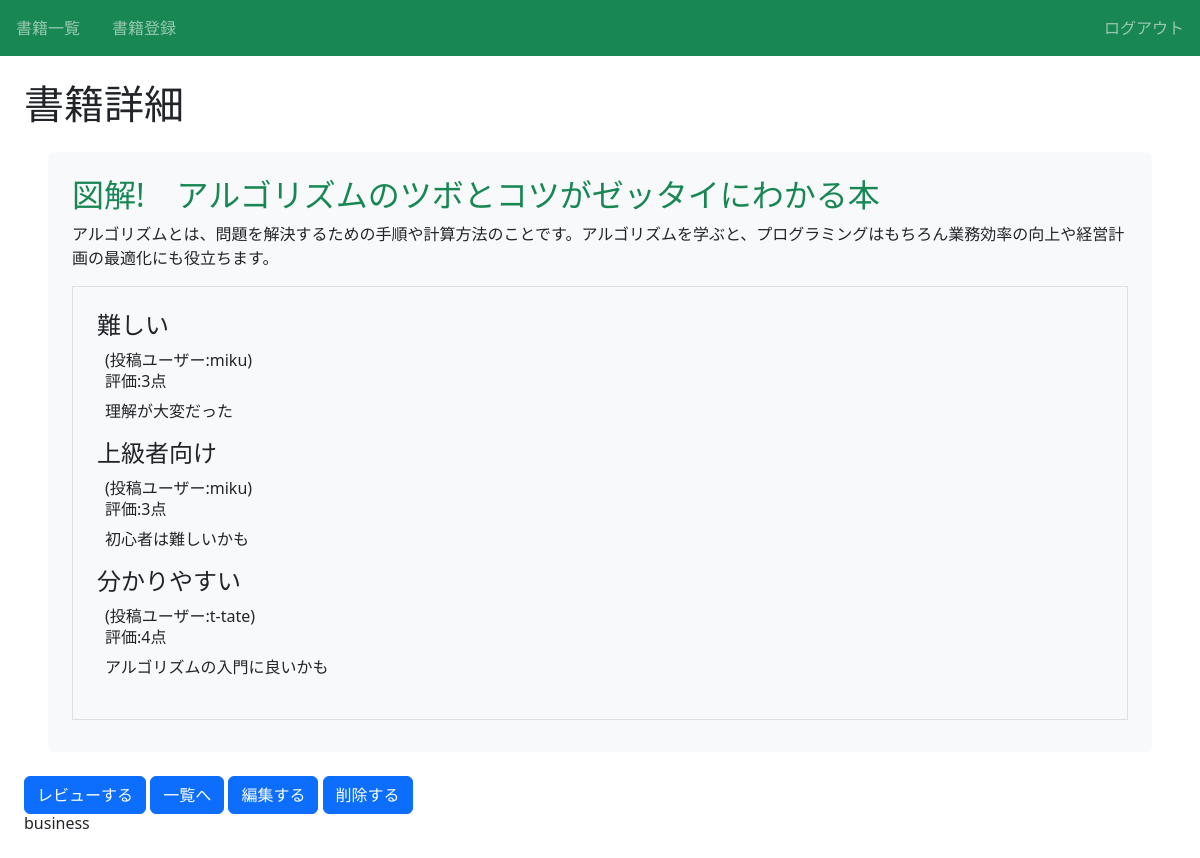
The app's page /book/10/detail/ (signed in) with its own data.
### book/models.py (models this page shows, shortened)
class Book(models.Model):
    title = models.CharField(max_length=100)
    text = models.TextField()
    thumbnail = models.ImageField(null=True, blank=True)
    category = models.CharField(
        max_length=100,
        choices=CATEGORY
    )
    user = models.ForeignKey("auth.User", on_delete=models.CASCADE)

class Review(models.Model):
    book = models.ForeignKey(Book, on_delete=models.CASCADE)
    title = models.CharField(max_length=100)
    text = models.TextField()
    rate = models.IntegerField(choices=RATE_CHOICES)
    user = models.ForeignKey("auth.User", on_delete=models.CASCADE)

### book/views.py (the view)
# urls.py: path("book/<int:pk>/detail/", views.DetailBookView.as_view(), name="detail-book"),
class DetailBookView(LoginRequiredMixin,DetailView):
    template_name = "book/book_detail.html"
    model = Book

### book/templates/book/book_detail.html (shortened to what this page needs)
{% extends 'base.html' %}
{% block h1 %}書籍詳細{% endblock %}
{% block content %}
<div class="p-4 m-4 bg-light border-success rounded">
    <h2 class="text-success">{{ object.title }}</h2>
    <p>{{ object.text }}</p>
    <div class="border p-4 mb-2">
        {% for review in object.review_set.all %}
        <div>
            <h3 class="h4">{{ review.title }}</h3>
            <div class="px-2">
                <span>(投稿ユーザー:{{ review.user.username }})</span>
                <h6>評価:{{ review.rate }}点</h6>
                <p>{{ review.text }}</p>
            </div>
        </div>
        {% endfor %}
    </div>
</div>
<a href="{% url 'review' object.pk %}" class="btn btn-primary">レビューする</a>
<a href="{% url 'list-book' %}" class="btn btn-primary">一覧へ</a>
<a href="{% url 'update-book' object.pk %}" class="btn btn-primary">編集する</a>
<a href="{% url 'delete-book' object.pk %}" class="btn btn-primary">削除する</a>
<h6 class="card-title">{{ object.category }}</h6>
</div>
{% endblock content %}

### book/static/book/css/style.css (style rules this page uses)
a { text-decoration: none; }

### records on screen
Book: title "図解! アルゴリズムのツボとコツがゼッタイにわかる本", text "アルゴリズムとは、問題を解決するための手順や計算方法のことです。アルゴリズムを学ぶと、プログラミングはもちろん業務効率の向上や経営計画の最適化にも役立ちます。", category "business"
Review: title "難しい", user.username "miku", rate "3", text "理解が大変だった"
Review: title "上級者向け", user.username "miku", rate "3", text "初心者は難しいかも"
Review: title "分かりやすい", user.username "t-tate", rate "4", text "アルゴリズムの入門に良いかも"
